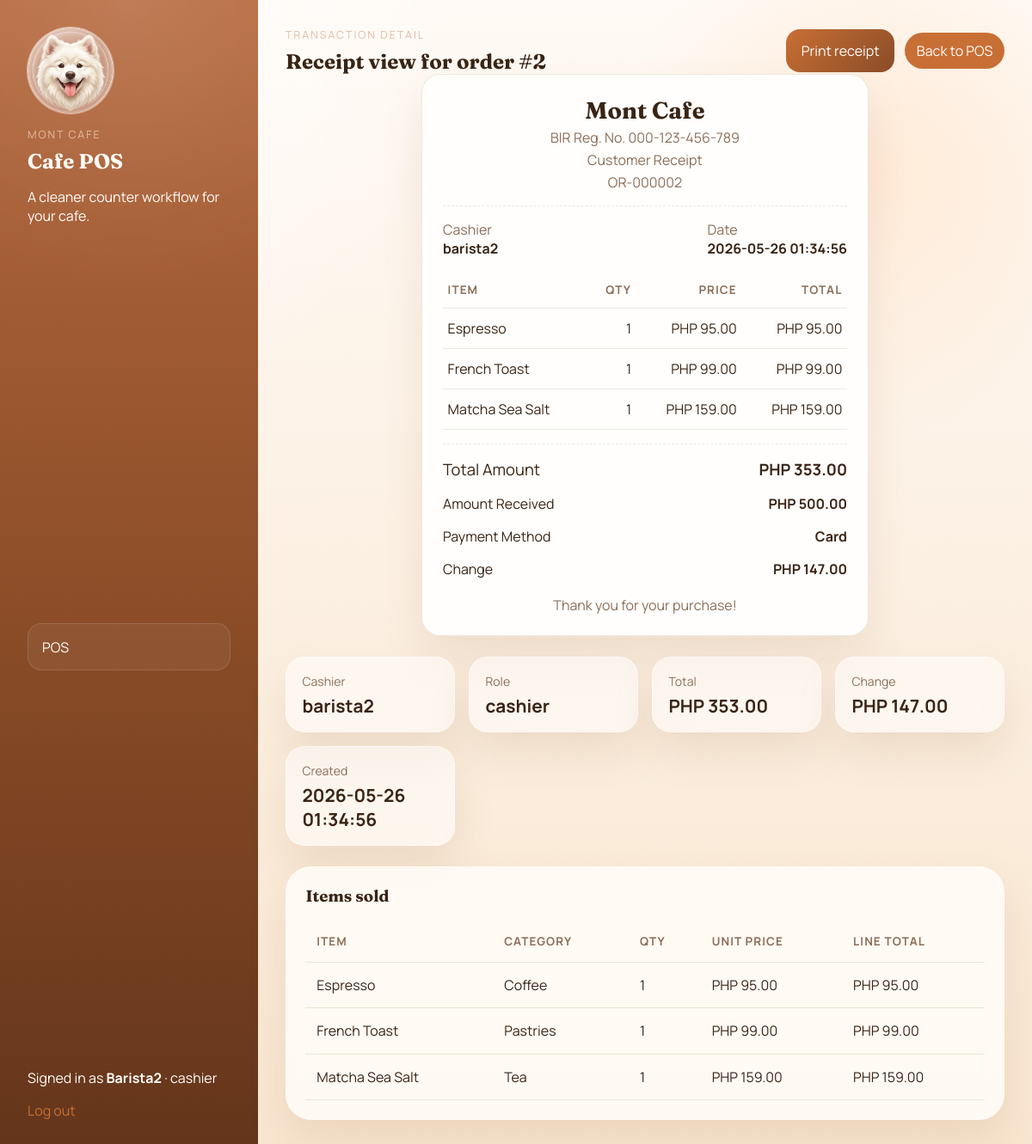
The app's page /pos/transactions/2 (signed in) with its own data.
### tables this page shows
CREATE TABLE login (
                id INTEGER PRIMARY KEY AUTOINCREMENT,
                username TEXT NOT NULL UNIQUE,
                pin_hash TEXT NOT NULL,
                role TEXT NOT NULL DEFAULT 'cashier',
                created_at TEXT NOT NULL DEFAULT CURRENT_TIMESTAMP
            , active INTEGER NOT NULL DEFAULT 1);

CREATE TABLE transactions (
                id INTEGER PRIMARY KEY AUTOINCREMENT,
                user_id INTEGER NOT NULL,
                total_amount REAL NOT NULL,
                created_at TEXT NOT NULL DEFAULT CURRENT_TIMESTAMP, amount_received REAL NOT NULL DEFAULT 0, change_amount REAL NOT NULL DEFAULT 0, payment_method TEXT NOT NULL DEFAULT 'Cash', customer_name TEXT NOT NULL DEFAULT '', receipt_number TEXT NOT NULL DEFAULT '', voided INTEGER NOT NULL DEFAULT 0, void_reason TEXT NOT NULL DEFAULT '',
                FOREIGN KEY (user_id) REFERENCES login(id)
            );

CREATE TABLE transaction_items (
                id INTEGER PRIMARY KEY AUTOINCREMENT,
                transaction_id INTEGER NOT NULL,
                product_id INTEGER NOT NULL,
                quantity INTEGER NOT NULL,
                price_at_sale REAL NOT NULL,
                FOREIGN KEY (transaction_id) REFERENCES transactions (id),
                FOREIGN KEY (product_id) REFERENCES product (id)
            );

CREATE TABLE product (
                id INTEGER PRIMARY KEY AUTOINCREMENT,
                category_id INTEGER NOT NULL,
                name TEXT NOT NULL,
                price REAL NOT NULL,
                stock INTEGER NOT NULL DEFAULT 0,
                low_stock_threshold INTEGER NOT NULL DEFAULT 5,
                created_at TEXT NOT NULL DEFAULT CURRENT_TIMESTAMP,
                FOREIGN KEY (category_id) REFERENCES categories (id)
            );

CREATE TABLE categories (
                id INTEGER PRIMARY KEY AUTOINCREMENT,
                category TEXT NOT NULL UNIQUE
            );

### routes/pos.py (the view)
@pos_bp.route("/transactions/<int:transaction_id>")
@login_required
def transaction_detail(transaction_id: int):
    transaction, items = fetch_transaction_detail(current_app.config["DATABASE"], transaction_id)
    if transaction is None:
        flash("Transaction not found.", "error")
        return redirect(_pos_return_url())
    return render_template(
        "transaction_detail.html",
        transaction=transaction,
        items=items,
        shop_name=current_app.config["SHOP_NAME"],
        bir_registration=current_app.config["SHOP_BIR_REGISTRATION"],
        return_to_pos=_pos_return_url(),
    )

### models.py (called while the page is built)
def get_connection(database_path: str) -> sqlite3.Connection:
    connection = sqlite3.connect(database_path)
    connection.row_factory = sqlite3.Row
    return connection

### routes/auth.py (called while the page is built)
def login_required(view):
    @wraps(view)
    def wrapped_view(*args, **kwargs):
        if "user" not in session:
            return redirect(url_for("auth.login"))
        return view(*args, **kwargs)
    return wrapped_view

### routes/pos.py (called while the page is built)
def _pos_return_url() -> str:
    return session.get("last_pos_url", url_for("pos.dashboard"))

### templates/transaction_detail.html (shortened to what this page needs)
{% extends "base.html" %}
{% block content %}
<section class="page-header">
    <div>
        <p class="eyebrow">Transaction Detail</p>
        <h2>Receipt view for order #{{ transaction["id"] }}</h2>
    </div>
    <div class="receipt-actions">
        <button type="button" onclick="window.print()">Print receipt</button>
        <a class="chip active" href="{{ return_to_pos }}">Back to POS</a>
    </div>
</section>
<section class="receipt-paper">
    <div class="receipt-header">
        <h3>{{ shop_name }}</h3>
        <p>{{ bir_registration }}</p>
        <p>Customer Receipt</p>
        <p>{{ transaction["receipt_number"] or ("OR-%06d"|format(transaction["id"])) }}</p>
    </div>
    <div class="receipt-meta">
        <div>
            <span>Cashier</span>
            <strong>{{ transaction["username"] }}</strong>
        </div>
        <div>
            <span>Date</span>
            <strong>{{ transaction["created_at"] }}</strong>
        </div>
    </div>
    <table class="receipt-table">
        <thead>
            <tr>
                <th>Item</th>
                <th>Qty</th>
                <th>Price</th>
                <th>Total</th>
            </tr>
        </thead>
        <tbody>
            {% for item in items %}
            <tr>
                <td>{{ item["name"] }}</td>
                <td>{{ item["quantity"] }}</td>
                <td>PHP {{ '%.2f'|format(item["price_at_sale"]) }}</td>
                <td>PHP {{ '%.2f'|format(item["line_total"]) }}</td>
            </tr>
            {% endfor %}
        </tbody>
    </table>
    <div class="receipt-total">
        <span>Total Amount</span>
        <strong>PHP {{ '%.2f'|format(transaction["total_amount"]) }}</strong>
    </div>
    <div class="receipt-payment-line">
        <span>Amount Received</span>
        <strong>PHP {{ '%.2f'|format(transaction["amount_received"]) }}</strong>
    </div>
    <div class="receipt-payment-line">
        <span>Payment Method</span>
        <strong>{{ transaction["payment_method"] }}</strong>
    </div>
    <div class="receipt-payment-line">
        <span>Change</span>
        <strong>PHP {{ '%.2f'|format(transaction["change_amount"]) }}</strong>
    </div>
    <p class="receipt-thanks">Thank you for your purchase!</p>
</section>
<section class="stats-grid screen-only">
    <article class="stat-card">
        <span>Cashier</span>
        <strong>{{ transaction["username"] }}</strong>
    </article>
    <article class="stat-card">
        <span>Role</span>
        <strong>{{ transaction["role"] }}</strong>
    </article>
    <article class="stat-card">
        <span>Total</span>
        <strong>PHP {{ '%.2f'|format(transaction["total_amount"]) }}</strong>
    </article>
    <article class="stat-card">
        <span>Change</span>
        <strong>PHP {{ '%.2f'|format(transaction["change_amount"]) }}</strong>
    </article>
    <article class="stat-card">
        <span>Created</span>
        <strong>{{ transaction["created_at"] }}</strong>
    </article>
</section>
<section class="panel screen-only">
    <div class="panel-heading">
        <h3>Items sold</h3>
    </div>
    <div class="table-wrap">
        <table>
            <thead>
                <tr>
                    <th>Item</th>
                    <th>Category</th>
                    <th>Qty</th>
                    <th>Unit price</th>
                    <th>Line total</th>
                </tr>
            </thead>
            <tbody>
                {% for item in items %}
                <tr>
                    <td>{{ item["name"] }}</td>
                    <td>{{ item["category"] }}</td>
                    <td>{{ item["quantity"] }}</td>
                    <td>PHP {{ '%.2f'|format(item["price_at_sale"]) }}</td>
                    <td>PHP {{ '%.2f'|format(item["line_total"]) }}</td>
                </tr>
                {% endfor %}
            </tbody>
        </table>
    </div>
</section>
{% endblock %}

### templates/base.html (shortened to what this page needs)
<!DOCTYPE html>
<html lang="en">
<head>
    <link rel="stylesheet" href="{{ url_for('static', filename='css/styles.css') }}">
</head>
<body class="{% if not session.get('user') %}auth-page{% endif %}">
    <div class="page-shell">
        {% if session.get("user") %}
        <aside class="sidebar">
            <div>
                <div class="samoyed-badge">
                    <img class="samoyed-logo" src="{{ url_for('static', filename='image/samoyed-logo.png') }}" alt="Samoyed logo" />
                </div>
                <p class="eyebrow">Mont Cafe</p>
                <h1>Cafe POS</h1>
                <p class="sidebar-copy">A cleaner counter workflow for your cafe.</p>
            </div>
            <nav class="nav-links">
                <a href="{{ url_for('pos.dashboard') }}" class="{% if request.endpoint == 'pos.dashboard' %}active{% endif %}">POS</a>
            </nav>
            <div class="sidebar-footer">
                <p>Signed in as <strong>{{ session["user"]["display_name"] }}</strong> · {{ session["user"]["role"] }}</p>
                <a class="text-link" href="{{ url_for('auth.logout') }}">Log out</a>
            </div>
        </aside>
        {% endif %}
        <main class="main-content {% if not session.get('user') %}full-width{% endif %}">
            {% block content %}{% endblock %}
        </main>
    </div>
</body>
</html>

### records on screen
login: user.display_name "Barista2", user.role "cashier"
transactions: total_amount "353.00", amount_received "500.00", change_amount "147.00"
transaction_items: name "Espresso", quantity "1", price_at_sale "95.00", line_total "95.00", category "Coffee"
transaction_items: name "French Toast", quantity "1", price_at_sale "99.00", line_total "99.00", category "Pastries"
transaction_items: name "Matcha Sea Salt", quantity "1", price_at_sale "159.00", line_total "159.00", category "Tea"

### other values on screen
{{ shop_name }} "Mont Cafe"
{{ bir_registration }} "BIR Reg. No. 000-123-456-789"
